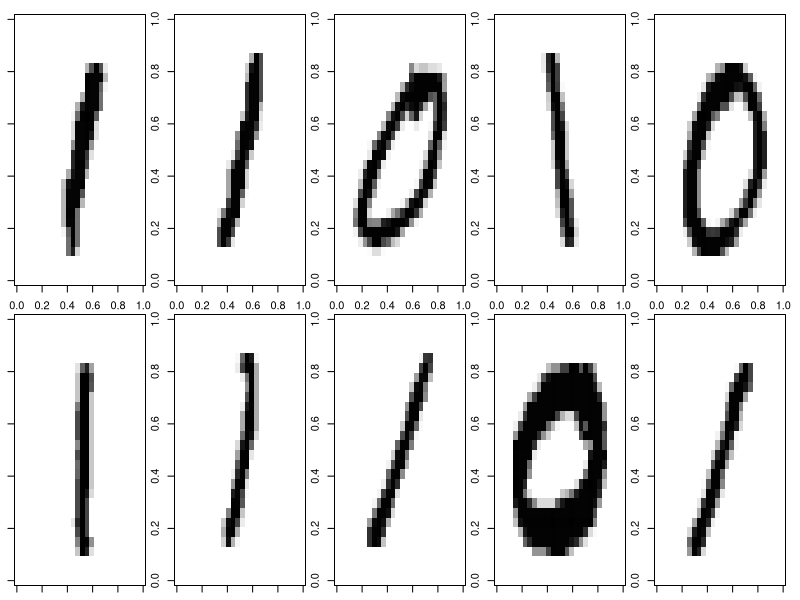
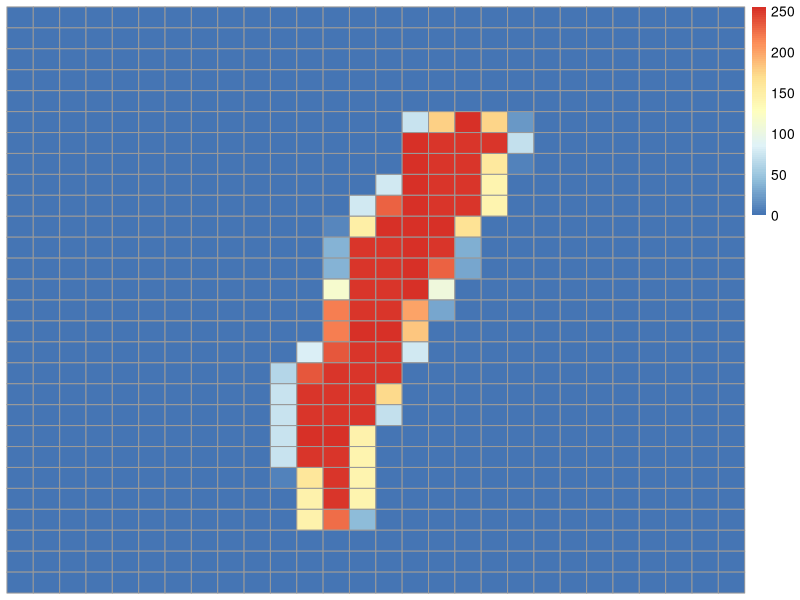
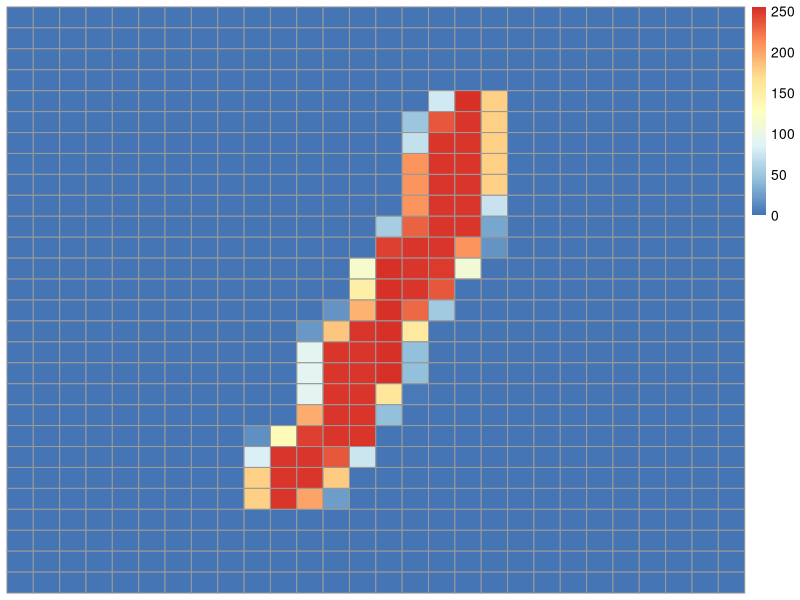
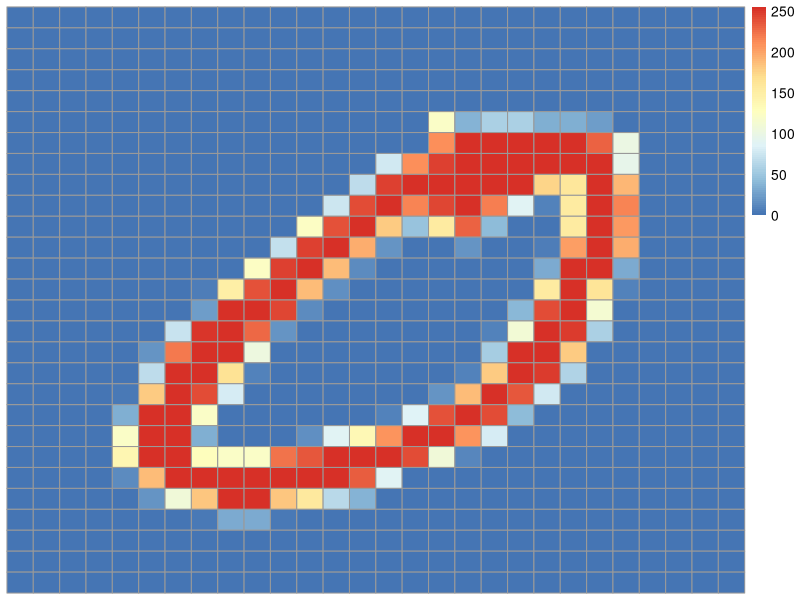
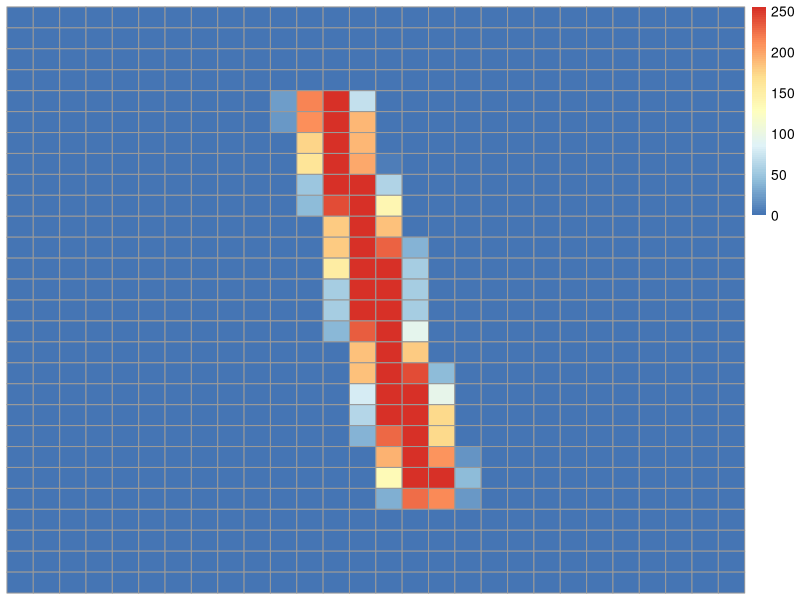
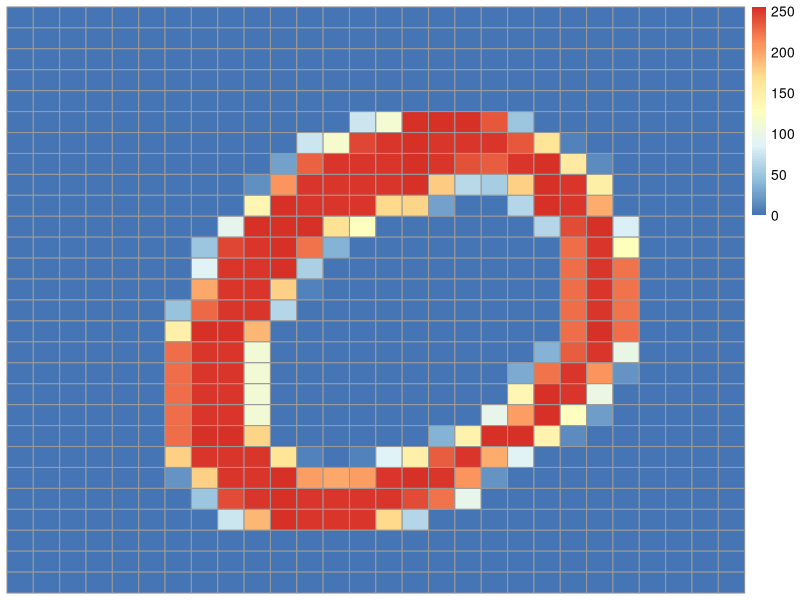
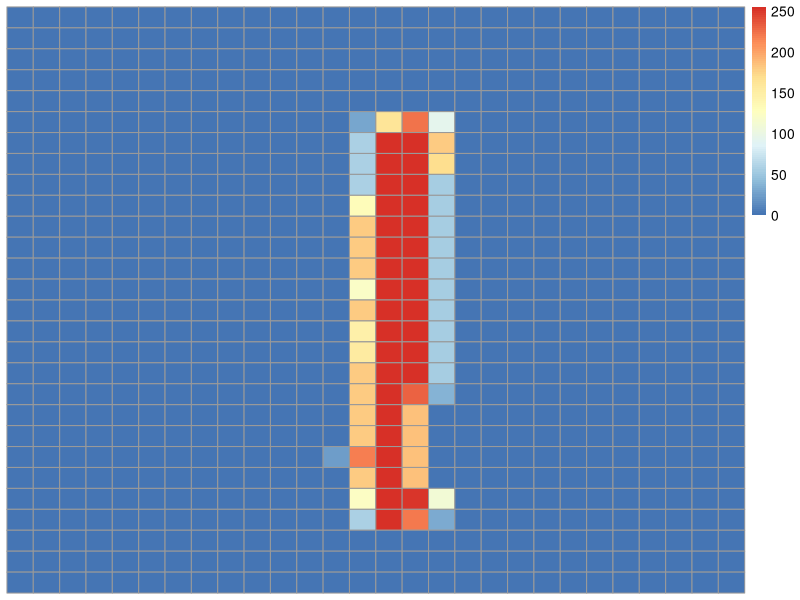
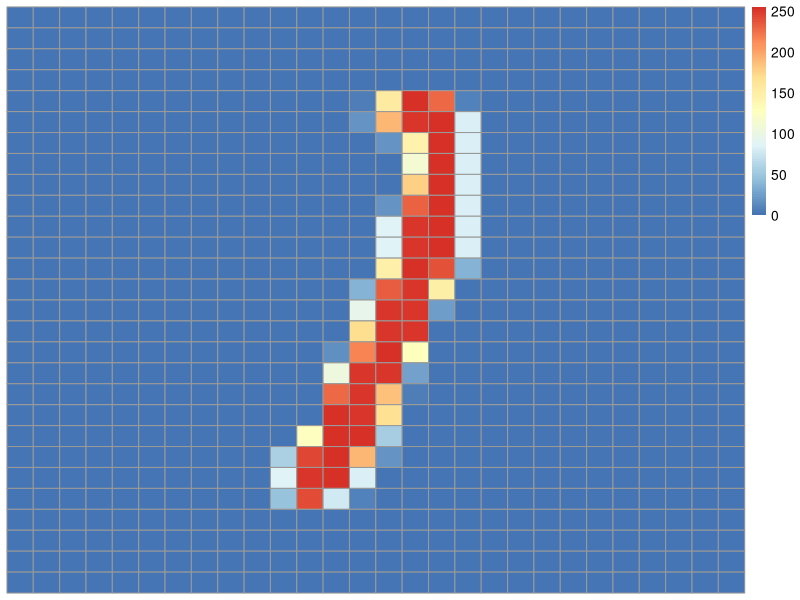

Generate these figures, in order, with R:
## ---- chunk 1
#loeme andmed sisse
numbrid=read.csv("./data/numbrid.csv")
#funktsioon visualiseerimiseks
plot_digit = function(digit, ...){
    cols = grey(seq(1, 0, length = 256))
    image(t(matrix(as.numeric(digit), nrow=28, ncol=28)[28:1, ]), col = cols, ...)
}
#määrame mitu joonist ühele ekraanile tahame, ja margini
par(mfrow=c(2, 5), mar=c(1, 1, 1, 1) + 0.1)
#plotime 10 plotti
for (i in 1:10) {
    plot_digit(numbrid[i,])
}

#taastame algsed parameetrid
par(mfrow=c(1, 1), mar=c(5, 4, 4, 2) + 0.1)
## ---- chunk 2
#kasutame pheatmapi põhjal olevat funktsioon
library(pheatmap)

plot_digit_pheatmap = function(digit){
  mat = matrix(as.numeric(digit), nrow=28, ncol=28)
  pheatmap(mat, cluster_cols=FALSE, cluster_rows=FALSE)
}
#plotime, siin ei saa mitut plotti ühele ekraanile
for (i in 1:12) {
    plot_digit_pheatmap(numbrid[i,])
}
## ---- chunk 3
numbrid_sort <- numbrid[order(numbrid$label),] 
pheatmap(numbrid_sort, cluster_rows=FALSE, cluster_cols=FALSE)
## ---- chunk 4
pca = prcomp(numbrid[, -785])
#koodi ei jooksuta, kuid sellega saab vaadata faktorite olulisust
#summary(pca)
## ---- chunk 5
pc1 = pca$x[, 1]
pc2 = pca$x[, 2]
plot(pc1, pc2, pch=16, col=as.factor(numbrid$label))
## ---- chunk 6
pca_rotate=pca$rotation
plot_digit_pheatmap(pca_rotate[,1])

## ---- chunk 7
numbrid_null=subset(numbrid, label==0)
pca_null = prcomp(numbrid_null[, -785])
pc1_null = pca_null$x[, 1]
pc2_null = pca_null$x[, 2]
plot(pc1_null, pc2_null, pch=16, col=as.factor(numbrid_null$label))
## ---- chunk 8
#numbrite leidmiseks kasutasin eelmise graafiku peal seda funktsiooni ja klikkisin
#punktidele
#identify(pc1_null, pc2_null, n=9)
#numbrid mis märkisin:
arvud=c(353, 452, 522, 588, 653, 782, 806, 866, 931)

#plotime
par(mfrow=c(3, 3), mar=c(1, 1, 1, 1) + 0.1)

for (i in 1:length(arvud)) {
    plot_digit(numbrid_null[i,])
}

# Pärast taasta esialgsed graafilised parameetrid
par(mfrow=c(1, 1), mar=c(5, 4, 4, 2) + 0.1)

## ---- chunk 9
#kasutan etteantud funktsiooni
plot_digit = function(digit, x=NA, y=NA, scale=1, add=FALSE, transparency=FALSE, ...){
    if(is.na(x)){
        x = 0
    }
    if(is.na(y)){
        y = 0
    }
    
    x_id = seq(x, x + scale, length=28)
    y_id = seq(y, y + scale, length=28)
    
    if(transparency==TRUE){
        tmp = as.character(round(seq(0, 0.99, length=256)*100))
        tmp[nchar(tmp) == 1] = paste("0", tmp[nchar(tmp) == 1], sep="")
        cols = colorRampPalette(c("#FFFFFF", "#000000"))(256)
        cols = paste(cols, tmp, sep="")
    }
    else{
        cols = grey(seq(1, 0, length = 256))
    }
    
    image(x_id, y_id, t(matrix(as.numeric(digit), nrow=28, ncol=28)[28:1, ]),
          col = cols, axes=F, asp=1, add=add, ...)
}

#plotime nullid
plot(0, 0, type = "n", xlim=c(-1500, 1500), ylim=c(-1500, 1000), asp=1)
#plotin 500, pole rohkem vaja
for(i in 1:500){
    x = pc1_null[i] 
    y = pc2_null[i] 
    
    plot_digit(numbrid_null[i, -785], x, y, scale=100, add=TRUE, transparency = T)
}

## ---- chunk 10
plot(0, 0, type = "n", xlim=c(-1500, 1500), ylim=c(-1500, 1000), asp=1)

for(i in 1:500){
    x = pc1[i] 
    y = pc2[i] 
    
    plot_digit(numbrid[i, -785], x, y, scale=100, add=TRUE, transparency = T)
}
## ---- chunk 11
#teeme pseudoandmed
x <- c(1,3,6,8,9,10,15,12,17)
y <- c(10,14,12,17,19,20,20,24,19)
m <- cbind(x, y)
plot(m, pch=seq(9))

## ---- chunk 12

pca_proc <- prcomp(m)
plot(pca_proc$x, pch=seq(9)) #the pca plot
plot(pca_proc) #the proportion of variance capture by each PC

## ---- chunk 13
#tsentreerime
x1 <- x - mean(x)
y1 <- y - mean(y)
plot(x1, y1, xlim=c(-40, 40), ylim=c(-40, 20))
m1 <- cbind(x1, y1)
#kovariatsioon
cM <- cov(m1)
lines(x=c(0, cM[1,1]), y=c(0, cM[2,1]), col="blue")
lines(x=c(0, cM[1,2]), y=c(0, cM[2,2]), col="blue")
#cov(x, y) ei saa kunagi olla suurem kui cov(x, x), üks joontest graafikul on
#alati üleval pool diagonaali ning teine allpool. Plotime ka diagonaal (slope=1).
abline(0, 1, col="grey")
#kuigi plotitud vektorid näitavad variatsiooni suunda, ei tee nad seda väga kasulikult.
#Kovariatsioonimaatriksi eigenvektorite leidmisega saame me kirjeldada 
#variatsiooni kahe ristuva ortogoonilise vektoriga, mis näitavad variatsiooni
#suunda (nende kahe joone asemel, mida algselt kasutame).
eigenVecs <- eigen(cM)$vectors
lines(x=c(0, eigenVecs[1,1]), y=c(0, eigenVecs[2,1]), col="red")
lines(x=c(0, eigenVecs[1,2]), y=c(0, eigenVecs[2,2]), col="red")
#kuna eigenvektorid on ühikvektorid (ehk pikkusega 1), on lihtsam, kui neid
#visualiseerida, kui palju igaüks neist mõjutab andmeid (korrutame nad vastava
#eigenväärtusega, mis näitab, kui palju variatsioonist selgitab iga eigenvektor).
eVal1 <- eigen(cM)$values[1]
eVal2 <- eigen(cM)$values[2]
lines(x=c(0, eVal1*eigenVecs[1,1]), y=c(0, eVal1*eigenVecs[2,1]), col="red")
lines(x=c(0, eVal2*eigenVecs[1,2]), y=c(0, eVal2*eigenVecs[2,2]), col="red")
#See maatriks sisaldab eigenvektoreid ning me tahame kuvada nende 
#eigenvektoritena. Praegusel juhul me kasutame mõlemat eigenvektorit, kuid
#kõrgedimensiooniliste andmete puhul kasutame ainult osa eigenvektoreid 
#(see ongi PCA point).
rowFeatVec <- t(eigenVecs)
rowDataAdj <- t(m1)
#Viimaks kasutame maatriksi korrutamist, et saada punkt iga eigenvekori ja iga
#originaalse tsentreeritud andmete (m1) vahel. See operatsioon kirjeldab, mil
#määral igat punkti mõjutab iga eigenvektor. Plotime tulemused. 
#NB! maatriksi korrutamise operaator R-s on %*%
transFData <- rowFeatVec %*% rowDataAdj
finalData <- rowFeatVec %*% rowDataAdj
plot(t(finalData), pch=seq(9))
#lõpuks plotime scree ploti ekvivlendi, mille me tegime üleval 
#(plotime eigenväärtused)
barplot(eigen(cM)$values)
## ---- chunk 14
#paneme pc1-d ja labelid kokku
ennustus=data.frame(pc1, numbrid$label)
nullid=subset(ennustus, pc1<=300)
sum(nullid$numbrid.label)
#tundub, et 6  1-te on nullide tabelis, väga täpne. viga on:
sum(nullid$numbrid.label)/nrow(nullid)*100
#ühtede puhul on viga
uhed=subset(ennustus, pc1>300)
sum(uhed$numbrid.label)/nrow(uhed)*100
#vigade arv mõlemas
viga_uhed=nrow(uhed)-sum(uhed$numbrid.label)
viga_nullid=sum(nullid$numbrid.label)
#kogu viga
(viga_uhed+viga_nullid)/nrow(numbrid)*100

